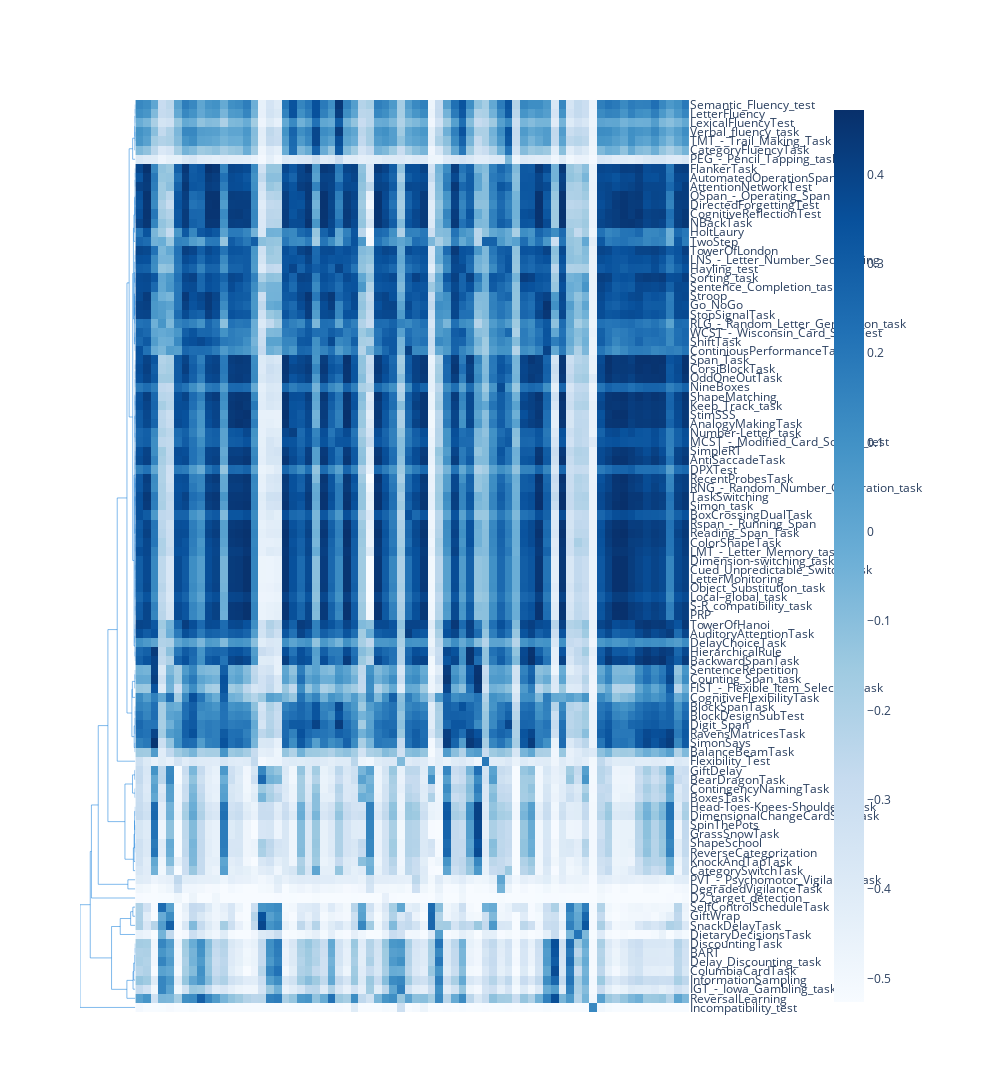

Notebook code for this chart:
### Code cell
import dash_bio as dashbio

dashbio.Clustergram(
  data=H_sim.values.T + 0.0000001,
  column_labels=H_sim.T.columns.to_list(),
  row_labels=H_sim.T.index.to_list(),
  cluster='row',
  height=1500,
  width=1000,
  display_ratio=[0.1, 0.5],
  color_map='Blues',
  hidden_labels=['col'],
  row_dist='cosine',
  col_dist='cosine',
)

### Figure 1 — Plotly figure (JSON) as saved in the notebook; plotly's stock layout.template omitted (floating-point values rounded to 4 significant figures; data arrays with more than 128 entries replaced by an {"elided": "..."} marker saying what was removed)
{"data": [{"hoverinfo": "x+name", "line": {"width": 0.5}, "marker": {"color": "rgb(0,116,217)"}, "mode": "lines", "name": "Row Cluster 0", "type": "scatter", "x": [0, -0.0009183, -0.0009183, 0], "xaxis": "x4", "y": [65, 65, 75, 75], "yaxis": "y4"}, {"hoverinfo": "x+name", "line": {"width": 0.5}, "marker": {"color": "rgb(0,116,217)"}, "mode": "lines", "name": "Row Cluster 1", "type": "scatter", "x": [0, -0.0007923, -0.0007923, 0], "xaxis": "x4", "y": [985, 985, 995, 995], "yaxis": "y4"}, {"hoverinfo": "x+name", "line": {"width": 0.5}, "marker": {"color": "rgb(0,116,217)"}, "mode": "lines", "name": "Row Cluster 2", "type": "scatter", "x": [0, -0.002504, -0.002504, -0.0007923], "xaxis": "x4", "y": [975, 975, 990, 990], "yaxis": "y4"}, {"hoverinfo": "x+name", "line": {"width": 0.5}, "marker": {"color": "rgb(0,116,217)"}, "mode": "lines", "name": "Row Cluster 3", "type": "scatter", "x": [-0.00104, -0.006772, -0.006772, -0.002504], "xaxis": "x4", "y": [960, 960, 982.5, 982.5], "yaxis": "y4"}, {"hoverinfo": "x+name", "line": {"width": 0.5}, "marker": {"color": "rgb(0,116,217)"}, "mode": "lines", "name": "Row Cluster 4", "type": "scatter", "x": [0, -0.00104, -0.00104, 0], "xaxis": "x4", "y": [955, 955, 965, 965], "yaxis": "y4"}, {"hoverinfo": "x+name", "line": {"width": 0.5}, "marker": {"color": "rgb(0,116,217)"}, "mode": "lines", "name": "Row Cluster 5", "type": "scatter", "x": [0, -0.008619, -0.008619, -0.006772], "xaxis": "x4", "y": [945, 945, 971.2, 971.2], "yaxis": "y4"}, {"hoverinfo": "x+name", "line": {"width": 0.5}, "marker": {"color": "rgb(0,116,217)"}, "mode": "lines", "name": "Row Cluster 6", "type": "scatter", "x": [0, -0.0464, -0.0464, -0.008619], "xaxis": "x4", "y": [935, 935, 958.1, 958.1], "yaxis": "y4"}, {"hoverinfo": "x+name", "line": {"width": 0.5}, "marker": {"color": "rgb(0,116,217)"}, "mode": "lines", "name": "Row Cluster 7", "type": "scatter", "x": [0, -0.0007956, -0.0007956, 0], "xaxis": "x4", "y": [915, 915, 925, 925], "yaxis": "y4"}, {"hoverinfo": "x+name", "line": {"width": 0.5}, "marker": {"color": "rgb(0,116,217)"}, "mode": "lines", "name": "Row Cluster 8", "type": "scatter", "x": [0, -0.001546, -0.001546, -0.0007956], "xaxis": "x4", "y": [905, 905, 920, 920], "yaxis": "y4"}, {"hoverinfo": "x+name", "line": {"width": 0.5}, "marker": {"color": "rgb(0,116,217)"}, "mode": "lines", "name": "Row Cluster 9", "type": "scatter", "x": [0, -0.0002991, -0.0002991, 0], "xaxis": "x4", "y": [885, 885, 895, 895], "yaxis": "y4"}, {"hoverinfo": "x+name", "line": {"width": 0.5}, "marker": {"color": "rgb(0,116,217)"}, "mode": "lines", "name": "Row Cluster 10", "type": "scatter", "x": [0, -0.0006164, -0.0006164, -0.0002991], "xaxis": "x4", "y": [875, 875, 890, 890], "yaxis": "y4"}, {"hoverinfo": "x+name", "line": {"width": 0.5}, "marker": {"color": "rgb(0,116,217)"}, "mode": "lines", "name": "Row Cluster 11", "type": "scatter", "x": [-0.001303, -0.004696, -0.004696, -0.001546], "xaxis": "x4", "y": [873.8, 873.8, 912.5, 912.5], "yaxis": "y4"}, {"hoverinfo": "x+name", "line": {"width": 0.5}, "marker": {"color": "rgb(0,116,217)"}, "mode": "lines", "name": "Row Cluster 12", "type": "scatter", "x": [0, -0.001303, -0.001303, -0.0006164], "xaxis": "x4", "y": [865, 865, 882.5, 882.5], "yaxis": "y4"}, {"hoverinfo": "x+name", "line": {"width": 0.5}, "marker": {"color": "rgb(0,116,217)"}, "mode": "lines", "name": "Row Cluster 13", "type": "scatter", "x": [0, -0.01077, -0.01077, -0.004696], "xaxis": "x4", "y": [855, 855, 893.1, 893.1], "yaxis": "y4"}, {"hoverinfo": "x+name", "line": {"width": 0.5}, "marker": {"color": "rgb(0,116,217)"}, "mode": "lines", "name": "Row Cluster 14", "type": "scatter", "x": [0, -0.0246, -0.0246, -0.01077], "xaxis": "x4", "y": [845, 845, 874.1, 874.1], "yaxis": "y4"}, {"hoverinfo": "x+name", "line": {"width": 0.5}, "marker": {"color": "rgb(0,116,217)"}, "mode": "lines", "name": "Row Cluster 15", "type": "scatter", "x": [0, -0.0006681, -0.0006681, 0], "xaxis": "x4", "y": [825, 825, 835, 835], "yaxis": "y4"}, {"hoverinfo": "x+name", "line": {"width": 0.5}, "marker": {"color": "rgb(0,116,217)"}, "mode": "lines", "name": "Row Cluster 16", "type": "scatter", "x": [0, -0.002477, -0.002477, -0.0006681], "xaxis": "x4", "y": [815, 815, 830, 830], "yaxis": "y4"}, {"hoverinfo": "x+name", "line": {"width": 0.5}, "marker": {"color": "rgb(0,116,217)"}, "mode": "lines", "name": "Row Cluster 17", "type": "scatter", "x": [-0.0009906, -0.009294, -0.009294, -0.002477], "xaxis": "x4", "y": [800, 800, 822.5, 822.5], "yaxis": "y4"}, {"hoverinfo": "x+name", "line": {"width": 0.5}, "marker": {"color": "rgb(0,116,217)"}, "mode": "lines", "name": "Row Cluster 18", "type": "scatter", "x": [0, -0.0009906, -0.0009906, 0], "xaxis": "x4", "y": [795, 795, 805, 805], "yaxis": "y4"}, {"hoverinfo": "x+name", "line": {"width": 0.5}, "marker": {"color": "rgb(0,116,217)"}, "mode": "lines", "name": "Row Cluster 19", "type": "scatter", "x": [0, -0.00129, -0.00129, 0], "xaxis": "x4", "y": [775, 775, 785, 785], "yaxis": "y4"}, {"hoverinfo": "x+name", "line": {"width": 0.5}, "marker": {"color": "rgb(0,116,217)"}, "mode": "lines", "name": "Row Cluster 20", "type": "scatter", "x": [0, -0.001731, -0.001731, -0.00129], "xaxis": "x4", "y": [765, 765, 780, 780], "yaxis": "y4"}, {"hoverinfo": "x+name", "line": {"width": 0.5}, "marker": {"color": "rgb(0,116,217)"}, "mode": "lines", "name": "Row Cluster 21", "type": "scatter", "x": [-0.005799, -0.01163, -0.01163, -0.009294], "xaxis": "x4", "y": [763.8, 763.8, 811.2, 811.2], "yaxis": "y4"}, {"hoverinfo": "x+name", "line": {"width": 0.5}, "marker": {"color": "rgb(0,116,217)"}, "mode": "lines", "name": "Row Cluster 22", "type": "scatter", "x": [-0.01638, -0.03313, -0.03313, -0.0246], "xaxis": "x4", "y": [760, 760, 859.5, 859.5], "yaxis": "y4"}, {"hoverinfo": "x+name", "line": {"width": 0.5}, "marker": {"color": "rgb(0,116,217)"}, "mode": "lines", "name": "Row Cluster 23", "type": "scatter", "x": [0, -0.005799, -0.005799, -0.001731], "xaxis": "x4", "y": [755, 755, 772.5, 772.5], "yaxis": "y4"}, {"hoverinfo": "x+name", "line": {"width": 0.5}, "marker": {"color": "rgb(0,116,217)"}, "mode": "lines", "name": "Row Cluster 24", "type": "scatter", "x": [0, -0.003279, -0.003279, 0], "xaxis": "x4", "y": [735, 735, 745, 745], "yaxis": "y4"}, {"hoverinfo": "x+name", "line": {"width": 0.5}, "marker": {"color": "rgb(0,116,217)"}, "mode": "lines", "name": "Row Cluster 25", "type": "scatter", "x": [-0.003877, -0.01638, -0.01638, -0.01163], "xaxis": "x4", "y": [732.5, 732.5, 787.5, 787.5], "yaxis": "y4"}, {"hoverinfo": "x+name", "line": {"width": 0.5}, "marker": {"color": "rgb(0,116,217)"}, "mode": "lines", "name": "Row Cluster 26", "type": "scatter", "x": [0, -0.003877, -0.003877, -0.003279], "xaxis": "x4", "y": [725, 725, 740, 740], "yaxis": "y4"}, {"hoverinfo": "x+name", "line": {"width": 0.5}, "marker": {"color": "rgb(0,116,217)"}, "mode": "lines", "name": "Row Cluster 27", "type": "scatter", "x": [0, -0.0003344, -0.0003344, 0], "xaxis": "x4", "y": [705, 705, 715, 715], "yaxis": "y4"}, {"hoverinfo": "x+name", "line": {"width": 0.5}, "marker": {"color": "rgb(0,116,217)"}, "mode": "lines", "name": "Row Cluster 28", "type": "scatter", "x": [0, -0.0004818, -0.0004818, -0.0003344], "xaxis": "x4", "y": [695, 695, 710, 710], "yaxis": "y4"}, {"hoverinfo": "x+name", "line": {"width": 0.5}, "marker": {"color": "rgb(0,116,217)"}, "mode": "lines", "name": "Row Cluster 29", "type": "scatter", "x": [0, -0.001903, -0.001903, -0.0004818], "xaxis": "x4", "y": [685, 685, 702.5, 702.5], "yaxis": "y4"}, {"hoverinfo": "x+name", "line": {"width": 0.5}, "marker": {"color": "rgb(0,116,217)"}, "mode": "lines", "name": "Row Cluster 30", "type": "scatter", "x": [0, -0.0005937, -0.0005937, 0], "xaxis": "x4", "y": [665, 665, 675, 675], "yaxis": "y4"}, {"hoverinfo": "x+name", "line": {"width": 0.5}, "marker": {"color": "rgb(0,116,217)"}, "mode": "lines", "name": "Row Cluster 31", "type": "scatter", "x": [-0.001031, -0.003292, -0.003292, -0.001903], "xaxis": "x4", "y": [660, 660, 693.8, 693.8], "yaxis": "y4"}, {"hoverinfo": "x+name", "line": {"width": 0.5}, "marker": {"color": "rgb(0,116,217)"}, "mode": "lines", "name": "Row Cluster 32", "type": "scatter", "x": [-0.04532, -0.1065, -0.1065, -0.0464], "xaxis": "x4", "y": [652.4, 652.4, 946.6, 946.6], "yaxis": "y4"}, {"hoverinfo": "x+name", "line": {"width": 0.5}, "marker": {"color": "rgb(0,116,217)"}, "mode": "lines", "name": "Row Cluster 33", "type": "scatter", "x": [-0.0001664, -0.001031, -0.001031, -0.0005937], "xaxis": "x4", "y": [650, 650, 670, 670], "yaxis": "y4"}, {"hoverinfo": "x+name", "line": {"width": 0.5}, "marker": {"color": "rgb(0,116,217)"}, "mode": "lines", "name": "Row Cluster 34", "type": "scatter", "x": [0, -0.0001664, -0.0001664, 0], "xaxis": "x4", "y": [645, 645, 655, 655], "yaxis": "y4"}, {"hoverinfo": "x+name", "line": {"width": 0.5}, "marker": {"color": "rgb(0,116,217)"}, "mode": "lines", "name": "Row Cluster 35", "type": "scatter", "x": [-0.0007198, -0.005042, -0.005042, -0.003292], "xaxis": "x4", "y": [630, 630, 676.9, 676.9], "yaxis": "y4"}, {"hoverinfo": "x+name", "line": {"width": 0.5}, "marker": {"color": "rgb(0,116,217)"}, "mode": "lines", "name": "Row Cluster 36", "type": "scatter", "x": [0, -0.0007198, -0.0007198, 0], "xaxis": "x4", "y": [625, 625, 635, 635], "yaxis": "y4"}, {"hoverinfo": "x+name", "line": {"width": 0.5}, "marker": {"color": "rgb(0,116,217)"}, "mode": "lines", "name": "Row Cluster 37", "type": "scatter", "x": [0, -0.000181, -0.000181, 0], "xaxis": "x4", "y": [605, 605, 615, 615], "yaxis": "y4"}, {"hoverinfo": "x+name", "line": {"width": 0.5}, "marker": {"color": "rgb(0,116,217)"}, "mode": "lines", "name": "Row Cluster 38", "type": "scatter", "x": [0, -0.0006733, -0.0006733, -0.000181], "xaxis": "x4", "y": [595, 595, 610, 610], "yaxis": "y4"}, {"hoverinfo": "x+name", "line": {"width": 0.5}, "marker": {"color": "rgb(0,116,217)"}, "mode": "lines", "name": "Row Cluster 39", "type": "scatter", "x": [0, -0.0003058, -0.0003058, 0], "xaxis": "x4", "y": [575, 575, 585, 585], "yaxis": "y4"}, {"hoverinfo": "x+name", "line": {"width": 0.5}, "marker": {"color": "rgb(0,116,217)"}, "mode": "lines", "name": "Row Cluster 40", "type": "scatter", "x": [-0.000629, -0.001133, -0.001133, -0.0006733], "xaxis": "x4", "y": [570, 570, 602.5, 602.5], "yaxis": "y4"}, {"hoverinfo": "x+name", "line": {"width": 0.5}, "marker": {"color": "rgb(0,116,217)"}, "mode": "lines", "name": "Row Cluster 41", "type": "scatter", "x": [-0.0001033, -0.000629, -0.000629, -0.0003058], "xaxis": "x4", "y": [560, 560, 580, 580], "yaxis": "y4"}, {"hoverinfo": "x+name", "line": {"width": 0.5}, "marker": {"color": "rgb(0,116,217)"}, "mode": "lines", "name": "Row Cluster 42", "type": "scatter", "x": [0, -0.0001033, -0.0001033, 0], "xaxis": "x4", "y": [555, 555, 565, 565], "yaxis": "y4"}, {"hoverinfo": "x+name", "line": {"width": 0.5}, "marker": {"color": "rgb(0,116,217)"}, "mode": "lines", "name": "Row Cluster 43", "type": "scatter", "x": [0, -0.00199, -0.00199, -0.001133], "xaxis": "x4", "y": [545, 545, 586.2, 586.2], "yaxis": "y4"}, {"hoverinfo": "x+name", "line": {"width": 0.5}, "marker": {"color": "rgb(0,116,217)"}, "mode": "lines", "name": "Row Cluster 44", "type": "scatter", "x": [0, -4.191e-05, -4.191e-05, 0], "xaxis": "x4", "y": [525, 525, 535, 535], "yaxis": "y4"}, {"hoverinfo": "x+name", "line": {"width": 0.5}, "marker": {"color": "rgb(0,116,217)"}, "mode": "lines", "name": "Row Cluster 45", "type": "scatter", "x": [-0.002863, -0.007359, -0.007359, -0.005042], "xaxis": "x4", "y": [524.3, 524.3, 653.4, 653.4], "yaxis": "y4"}, {"hoverinfo": "x+name", "line": {"width": 0.5}, "marker": {"color": "rgb(0,116,217)"}, "mode": "lines", "name": "Row Cluster 46", "type": "scatter", "x": [0, -0.0001728, -0.0001728, -4.191e-05], "xaxis": "x4", "y": [515, 515, 530, 530], "yaxis": "y4"}, {"hoverinfo": "x+name", "line": {"width": 0.5}, "marker": {"color": "rgb(0,116,217)"}, "mode": "lines", "name": "Row Cluster 47", "type": "scatter", "x": [0, -0.0004196, -0.0004196, -0.0001728], "xaxis": "x4", "y": [505, 505, 522.5, 522.5], "yaxis": "y4"}, {"hoverinfo": "x+name", "line": {"width": 0.5}, "marker": {"color": "rgb(0,116,217)"}, "mode": "lines", "name": "Row Cluster 48", "type": "scatter", "x": [-0.02084, -0.04532, -0.04532, -0.03313], "xaxis": "x4", "y": [495.1, 495.1, 809.8, 809.8], "yaxis": "y4"}, {"hoverinfo": "x+name", "line": {"width": 0.5}, "marker": {"color": "rgb(0,116,217)"}, "mode": "lines", "name": "Row Cluster 49", "type": "scatter", "x": [0, 0, 0, 0], "xaxis": "x4", "y": [485, 485, 495, 495], "yaxis": "y4"}, {"hoverinfo": "x+name", "line": {"width": 0.5}, "marker": {"color": "rgb(0,116,217)"}, "mode": "lines", "name": "Row Cluster 50", "type": "scatter", "x": [-0.001144, -0.002863, -0.002863, -0.00199], "xaxis": "x4", "y": [483.0, 483.0, 565.6, 565.6], "yaxis": "y4"}, {"hoverinfo": "x+name", "line": {"width": 0.5}, "marker": {"color": "rgb(0,116,217)"}, "mode": "lines", "name": "Row Cluster 51", "type": "scatter", "x": [0, 0, 0, 0], "xaxis": "x4", "y": [475, 475, 490, 490], "yaxis": "y4"}, {"hoverinfo": "x+name", "line": {"width": 0.5}, "marker": {"color": "rgb(0,116,217)"}, "mode": "lines", "name": "Row Cluster 52", "type": "scatter", "x": [0, -3.525e-05, -3.525e-05, 0], "xaxis": "x4", "y": [465, 465, 482.5, 482.5], "yaxis": "y4"}, {"hoverinfo": "x+name", "line": {"width": 0.5}, "marker": {"color": "rgb(0,116,217)"}, "mode": "lines", "name": "Row Cluster 53", "type": "scatter", "x": [0, -6.546e-05, -6.546e-05, -3.525e-05], "xaxis": "x4", "y": [455, 455, 473.8, 473.8], "yaxis": "y4"}, {"hoverinfo": "x+name", "line": {"width": 0.5}, "marker": {"color": "rgb(0,116,217)"}, "mode": "lines", "name": "Row Cluster 54", "type": "scatter", "x": [-0.0001136, -0.001144, -0.001144, -0.0004196], "xaxis": "x4", "y": [452.2, 452.2, 513.8, 513.8], "yaxis": "y4"}, {"hoverinfo": "x+name", "line": {"width": 0.5}, "marker": {"color": "rgb(0,116,217)"}, "mode": "lines", "name": "Row Cluster 55", "type": "scatter", "x": [-1.513e-05, -0.0001136, -0.0001136, -6.546e-05], "xaxis": "x4", "y": [440, 440, 464.4, 464.4], "yaxis": "y4"}, {"hoverinfo": "x+name", "line": {"width": 0.5}, "marker": {"color": "rgb(0,116,217)"}, "mode": "lines", "name": "Row Cluster 56", "type": "scatter", "x": [0, -1.513e-05, -1.513e-05, 0], "xaxis": "x4", "y": [435, 435, 445, 445], "yaxis": "y4"}, {"hoverinfo": "x+name", "line": {"width": 0.5}, "marker": {"color": "rgb(0,116,217)"}, "mode": "lines", "name": "Row Cluster 57", "type": "scatter", "x": [0, -0.001154, -0.001154, 0], "xaxis": "x4", "y": [415, 415, 425, 425], "yaxis": "y4"}, {"hoverinfo": "x+name", "line": {"width": 0.5}, "marker": {"color": "rgb(0,116,217)"}, "mode": "lines", "name": "Row Cluster 58", "type": "scatter", "x": [0, -0.00306, -0.00306, -0.001154], "xaxis": "x4", "y": [405, 405, 420, 420], "yaxis": "y4"}, {"hoverinfo": "x+name", "line": {"width": 0.5}, "marker": {"color": "rgb(0,116,217)"}, "mode": "lines", "name": "Row Cluster 59", "type": "scatter", "x": [-0.005624, -0.02084, -0.02084, -0.007359], "xaxis": "x4", "y": [401.2, 401.2, 588.9, 588.9], "yaxis": "y4"}, {"hoverinfo": "x+name", "line": {"width": 0.5}, "marker": {"color": "rgb(0,116,217)"}, "mode": "lines", "name": "Row Cluster 60", "type": "scatter", "x": [-0.001671, -0.005624, -0.005624, -0.00306], "xaxis": "x4", "y": [390, 390, 412.5, 412.5], "yaxis": "y4"}, {"hoverinfo": "x+name", "line": {"width": 0.5}, "marker": {"color": "rgb(0,116,217)"}, "mode": "lines", "name": "Row Cluster 61", "type": "scatter", "x": [0, -0.001671, -0.001671, 0], "xaxis": "x4", "y": [385, 385, 395, 395], "yaxis": "y4"}, {"hoverinfo": "x+name", "line": {"width": 0.5}, "marker": {"color": "rgb(0,116,217)"}, "mode": "lines", "name": "Row Cluster 62", "type": "scatter", "x": [0, -0.001287, -0.001287, 0], "xaxis": "x4", "y": [365, 365, 375, 375], "yaxis": "y4"}, {"hoverinfo": "x+name", "line": {"width": 0.5}, "marker": {"color": "rgb(0,116,217)"}, "mode": "lines", "name": "Row Cluster 63", "type": "scatter", "x": [0, -0.008065, -0.008065, -0.001287], "xaxis": "x4", "y": [355, 355, 370, 370], "yaxis": "y4"}, {"hoverinfo": "x+name", "line": {"width": 0.5}, "marker": {"color": "rgb(0,116,217)"}, "mode": "lines", "name": "Row Cluster 64", "type": "scatter", "x": [0, -0.05093, -0.05093, -0.008065], "xaxis": "x4", "y": [345, 345, 362.5, 362.5], "yaxis": "y4"}, {"hoverinfo": "x+name", "line": {"width": 0.5}, "marker": {"color": "rgb(0,116,217)"}, "mode": "lines", "name": "Row Cluster 65", "type": "scatter", "x": [-0.05973, -0.144, -0.144, -0.1065], "xaxis": "x4", "y": [327.8, 327.8, 799.5, 799.5], "yaxis": "y4"}, {"hoverinfo": "x+name", "line": {"width": 0.5}, "marker": {"color": "rgb(0,116,217)"}, "mode": "lines", "name": "Row Cluster 66", "type": "scatter", "x": [0, -0.001125, -0.001125, 0], "xaxis": "x4", "y": [325, 325, 335, 335], "yaxis": "y4"}, {"hoverinfo": "x+name", "line": {"width": 0.5}, "marker": {"color": "rgb(0,116,217)"}, "mode": "lines", "name": "Row Cluster 67", "type": "scatter", "x": [0, -0.002112, -0.002112, -0.001125], "xaxis": "x4", "y": [315, 315, 330, 330], "yaxis": "y4"}, {"hoverinfo": "x+name", "line": {"width": 0.5}, "marker": {"color": "rgb(0,116,217)"}, "mode": "lines", "name": "Row Cluster 68", "type": "scatter", "x": [0, -0.004902, -0.004902, -0.002112], "xaxis": "x4", "y": [305, 305, 322.5, 322.5], "yaxis": "y4"}, {"hoverinfo": "x+name", "line": {"width": 0.5}, "marker": {"color": "rgb(0,116,217)"}, "mode": "lines", "name": "Row Cluster 69", "type": "scatter", "x": [-0.01934, -0.05973, -0.05973, -0.05093], "xaxis": "x4", "y": [301.9, 301.9, 353.8, 353.8], "yaxis": "y4"}, {"hoverinfo": "x+name", "line": {"width": 0.5}, "marker": {"color": "rgb(0,116,217)"}, "mode": "lines", "name": "Row Cluster 70", "type": "scatter", "x": [-0.004695, -0.01934, -0.01934, -0.004902], "xaxis": "x4", "y": [290, 290, 313.8, 313.8], "yaxis": "y4"}, {"hoverinfo": "x+name", "line": {"width": 0.5}, "marker": {"color": "rgb(0,116,217)"}, "mode": "lines", "name": "Row Cluster 71", "type": "scatter", "x": [0, -0.004695, -0.004695, 0], "xaxis": "x4", "y": [285, 285, 295, 295], "yaxis": "y4"}, {"hoverinfo": "x+name", "line": {"width": 0.5}, "marker": {"color": "rgb(0,116,217)"}, "mode": "lines", "name": "Row Cluster 72", "type": "scatter", "x": [0, -0.3112, -0.3112, -0.144], "xaxis": "x4", "y": [275, 275, 563.6, 563.6], "yaxis": "y4"}, {"hoverinfo": "x+name", "line": {"width": 0.5}, "marker": {"color": "rgb(0,116,217)"}, "mode": "lines", "name": "Row Cluster 73", "type": "scatter", "x": [0, -0.00893, -0.00893, 0], "xaxis": "x4", "y": [255, 255, 265, 265], "yaxis": "y4"}, {"hoverinfo": "x+name", "line": {"width": 0.5}, "marker": {"color": "rgb(0,116,217)"}, "mode": "lines", "name": "Row Cluster 74", "type": "scatter", "x": [-0.004752, -0.04916, -0.04916, -0.00893], "xaxis": "x4", "y": [240, 240, 260, 260], "yaxis": "y4"}, {"hoverinfo": "x+name", "line": {"width": 0.5}, "marker": {"color": "rgb(0,116,217)"}, "mode": "lines", "name": "Row Cluster 75", "type": "scatter", "x": [0, -0.004752, -0.004752, 0], "xaxis": "x4", "y": [235, 235, 245, 245], "yaxis": "y4"}, {"hoverinfo": "x+name", "line": {"width": 0.5}, "marker": {"color": "rgb(0,116,217)"}, "mode": "lines", "name": "Row Cluster 76", "type": "scatter", "x": [0, -0.0007138, -0.0007138, 0], "xaxis": "x4", "y": [215, 215, 225, 225], "yaxis": "y4"}, {"hoverinfo": "x+name", "line": {"width": 0.5}, "marker": {"color": "rgb(0,116,217)"}, "mode": "lines", "name": "Row Cluster 77", "type": "scatter", "x": [-0.1785, -0.471, -0.471, -0.3112], "xaxis": "x4", "y": [208.8, 208.8, 419.3, 419.3], "yaxis": "y4"}, {"hoverinfo": "x+name", "line": {"width": 0.5}, "marker": {"color": "rgb(0,116,217)"}, "mode": "lines", "name": "Row Cluster 78", "type": "scatter", "x": [-1.11e-16, -0.01123, -0.01123, -0.0007138], "xaxis": "x4", "y": [200, 200, 220, 220], "yaxis": "y4"}, {"hoverinfo": "x+name", "line": {"width": 0.5}, "marker": {"color": "rgb(0,116,217)"}, "mode": "lines", "name": "Row Cluster 79", "type": "scatter", "x": [0, -1.11e-16, -1.11e-16, 0], "xaxis": "x4", "y": [195, 195, 205, 205], "yaxis": "y4"}, {"hoverinfo": "x+name", "line": {"width": 0.5}, "marker": {"color": "rgb(0,116,217)"}, "mode": "lines", "name": "Row Cluster 80", "type": "scatter", "x": [-0.000302, -0.01346, -0.01346, -0.01123], "xaxis": "x4", "y": [180, 180, 210, 210], "yaxis": "y4"}, {"hoverinfo": "x+name", "line": {"width": 0.5}, "marker": {"color": "rgb(0,116,217)"}, "mode": "lines", "name": "Row Cluster 81", "type": "scatter", "x": [0, -0.000302, -0.000302, 0], "xaxis": "x4", "y": [175, 175, 185, 185], "yaxis": "y4"}, {"hoverinfo": "x+name", "line": {"width": 0.5}, "marker": {"color": "rgb(0,116,217)"}, "mode": "lines", "name": "Row Cluster 82", "type": "scatter", "x": [-0.03416, -0.1785, -0.1785, -0.04916], "xaxis": "x4", "y": [167.5, 167.5, 250, 250], "yaxis": "y4"}, {"hoverinfo": "x+name", "line": {"width": 0.5}, "marker": {"color": "rgb(0,116,217)"}, "mode": "lines", "name": "Row Cluster 83", "type": "scatter", "x": [0, -0.02154, -0.02154, -0.01346], "xaxis": "x4", "y": [165, 165, 195, 195], "yaxis": "y4"}, {"hoverinfo": "x+name", "line": {"width": 0.5}, "marker": {"color": "rgb(0,116,217)"}, "mode": "lines", "name": "Row Cluster 84", "type": "scatter", "x": [0, -0.03416, -0.03416, -0.02154], "xaxis": "x4", "y": [155, 155, 180, 180], "yaxis": "y4"}, {"hoverinfo": "x+name", "line": {"width": 0.5}, "marker": {"color": "rgb(0,116,217)"}, "mode": "lines", "name": "Row Cluster 85", "type": "scatter", "x": [-0.1281, -0.6365, -0.6365, -0.471], "xaxis": "x4", "y": [140, 140, 314.0, 314.0], "yaxis": "y4"}, {"hoverinfo": "x+name", "line": {"width": 0.5}, "marker": {"color": "rgb(0,116,217)"}, "mode": "lines", "name": "Row Cluster 86", "type": "scatter", "x": [0, -0.1281, -0.1281, 0], "xaxis": "x4", "y": [135, 135, 145, 145], "yaxis": "y4"}, {"hoverinfo": "x+name", "line": {"width": 0.5}, "marker": {"color": "rgb(0,116,217)"}, "mode": "lines", "name": "Row Cluster 87", "type": "scatter", "x": [0, -0.7539, -0.7539, -0.6365], "xaxis": "x4", "y": [125, 125, 227.0, 227.0], "yaxis": "y4"}, {"hoverinfo": "x+name", "line": {"width": 0.5}, "marker": {"color": "rgb(0,116,217)"}, "mode": "lines", "name": "Row Cluster 88", "type": "scatter", "x": [0, -0.04287, -0.04287, 0], "xaxis": "x4", "y": [105, 105, 115, 115], "yaxis": "y4"}, {"hoverinfo": "x+name", "line": {"width": 0.5}, "marker": {"color": "rgb(0,116,217)"}, "mode": "lines", "name": "Row Cluster 89", "type": "scatter", "x": [0, -0.08112, -0.08112, -0.04287], "xaxis": "x4", "y": [95, 95, 110, 110], "yaxis": "y4"}, {"hoverinfo": "x+name", "line": {"width": 0.5}, "marker": {"color": "rgb(0,116,217)"}, "mode": "lines", "name": "Row Cluster 90", "type": "scatter", "x": [0, -0.2595, -0.2595, -0.08112], "xaxis": "x4", "y": [85, 85, 102.5, 102.5], "yaxis": "y4"}, {"hoverinfo": "x+name", "line": {"width": 0.5}, "marker": {"color": "rgb(0,116,217)"}, "mode": "lines", "name": "Row Cluster 91", "type": "scatter", "x": [-0.4085, -0.7738, -0.7738, -0.7539], "xaxis": "x4", "y": [59.3, 59.3, 176.0, 176.0], "yaxis": "y4"}, {"hoverinfo": "x+name", "line": {"width": 0.5}, "marker": {"color": "rgb(0,116,217)"}, "mode": "lines", "name": "Row Cluster 92", "type": "scatter", "x": [0, -0.001746, -0.001746, -0.0009183], "xaxis": "x4", "y": [55, 55, 70, 70], "yaxis": "y4"}, {"hoverinfo": "x+name", "line": {"width": 0.5}, "marker": {"color": "rgb(0,116,217)"}, "mode": "lines", "name": "Row Cluster 93", "type": "scatter", "x": [0, -0.007858, -0.007858, -0.001746], "xaxis": "x4", "y": [45, 45, 62.5, 62.5], "yaxis": "y4"}, {"hoverinfo": "x+name", "line": {"width": 0.5}, "marker": {"color": "rgb(0,116,217)"}, "mode": "lines", "name": "Row Cluster 94", "type": "scatter", "x": [0, -0.02793, -0.02793, -0.007858], "xaxis": "x4", "y": [35, 35, 53.75, 53.75], "yaxis": "y4"}, {"hoverinfo": "x+name", "line": {"width": 0.5}, "marker": {"color": "rgb(0,116,217)"}, "mode": "lines", "name": "Row Cluster 95", "type": "scatter", "x": [0, -0.03947, -0.03947, -0.02793], "xaxis": "x4", "y": [25, 25, 44.38, 44.38], "yaxis": "y4"}, {"hoverinfo": "x+name", "line": {"width": 0.5}, "marker": {"color": "rgb(0,116,217)"}, "mode": "lines", "name": "Row Cluster 96", "type": "scatter", "x": [-0.1455, -0.4085, -0.4085, -0.2595], "xaxis": "x4", "y": [24.84, 24.84, 93.75, 93.75], "yaxis": "y4"}, {"hoverinfo": "x+name", "line": {"width": 0.5}, "marker": {"color": "rgb(0,116,217)"}, "mode": "lines", "name": "Row Cluster 97", "type": "scatter", "x": [0, -0.1455, -0.1455, -0.03947], "xaxis": "x4", "y": [15, 15, 34.69, 34.69], "yaxis": "y4"}, {"hoverinfo": "x+name", "line": {"width": 0.5}, "marker": {"color": "rgb(0,116,217)"}, "mode": "lines", "name": "Row Cluster 98", "type": "scatter", "x": [0, -0.9496, -0.9496, -0.7738], "xaxis": "x4", "y": [5, 5, 117.7, 117.7], "yaxis": "y4"}, {"colorbar": {"xpad": 100}, "colorscale": [[0, "rgb(247,251,255)"], [0.125, "rgb(222,235,247)"], [0.25, "rgb(198,219,239)"], [0.375, "rgb(158,202,225)"], [0.5, "rgb(107,174,214)"], [0.625, "rgb(66,146,198)"], [0.75, "rgb(33,113,181)"], [0.875, "rgb(8,81,156)"], [1, "rgb(8,48,107)"]], "type": "heatmap", "x": [5, 15, 25, 35, 45, 55, 65, 75, 85, 95, 105, 115, 125, 135, 145, 155, 165, 175, 185, 195, 205, 215, 225, 235, 245, 255, 265, 275, 285, 295, 305, 315, 325, 335, 345, 355, 365, 375, 385, 395, 405, 415, 425, 435, 445, 455, 465, 475, 485, 495, 505, 515, 525, 535, 545, 555, 565, 575, 585, 595, 605, 615, 625, 635, 645, 655, 665, 675, 685, 695, 705, 715], "xaxis": "x5", "y": [5, 15, 25, 35, 45, 55, 65, 75, 85, 95, 105, 115, 125, 135, 145, 155, 165, 175, 185, 195, 205, 215, 225, 235, 245, 255, 265, 275, 285, 295, 305, 315, 325, 335, 345, 355, 365, 375, 385, 395, 405, 415, 425, 435, 445, 455, 465, 475, 485, 495, 505, 515, 525, 535, 545, 555, 565, 575, 585, 595, 605, 615, 625, 635, 645, 655, 665, 675, 685, 695, 705, 715, 725, 735, 745, 755, 765, 775, 785, 795, 805, 815, 825, 835, 845, 855, 865, 875, 885, 895, 905, 915, 925, 935, 945, 955, 965, 975, 985, 995], "yaxis": "y5", "z": {"elided": "100x72 float values"}}], "layout": {"height": 1500, "hovermode": "closest", "legend": {"x": 0.7, "y": 0.7}, "paper_bgcolor": "rgba(0,0,0,0)", "plot_bgcolor": "rgba(0,0,0,0)", "showlegend": false, "width": 1000, "xaxis": {"anchor": "y", "domain": [0, 0.95], "fixedrange": false, "mirror": false, "showgrid": false, "showline": false, "showticklabels": false, "type": "linear", "zeroline": false}, "xaxis2": {"anchor": "y4", "domain": [0.08636, 0.95], "fixedrange": false, "mirror": false, "scaleanchor": "x5", "showgrid": false, "showline": false, "showticklabels": false, "type": "linear", "zeroline": false}, "xaxis3": {"anchor": "y3", "domain": [0.75, 1]}, "xaxis4": {"anchor": "y4", "domain": [0, 0.08636], "fixedrange": false, "mirror": false, "showgrid": false, "showline": false, "showticklabels": false, "type": "linear", "zeroline": false}, "xaxis5": {"anchor": "y5", "domain": [0.08636, 0.95], "fixedrange": false, "mirror": false, "range": [0, 720], "showgrid": false, "showline": false, "showticklabels": false, "side": "bottom", "tickmode": "array", "ticks": "", "ticktext": ["Attention", "AttentionalControl", "AttentionalInertia", "BehavioralControl", "BehavioralRegulation", "Binding", "CentralExecutive", "CognitiveFlexibility", "CognitiveInhibition", "CogntiveControl", "ContextProcessing", "CoreExecutiveFunction", "Creativity", "DeductiveReasoning", "DualTaskCoordination", "EffectivePerformance", "EffortfulControl", "EmotionalControl", "EmotionalRegulation", "EpisodicBuffer", "EpisodicMemory", "ExecutiveAttention", "ExecutiveControl", "ExecutiveFunction", "ExplicitMemory", "FeedbackLearning", "Fluency", "FluidIntelligence", "FocusedAttention", "Generativity", "HigherOrderExecutiveFunction", "ImplicitMemory", "Inhibition", "InhibitoryControl", "Initiation", "InterferenceControl", "LogicalReasoning", "LongTermMemory", "Mindfulness", "MotivationalDrive", "NonverbalWorkingMemory", "Organization", "Perseveration", "PhonologicalLoop", "PhonologicalWorkingMemory", "Planning", "ProblemSolving", "ProceduralMemory", "ProcessingSpeed", "PurposiveAction", "Reasoning", "RelationalReasoning", "ResponseConflict", "ResponseInhibition", "RewardProcessing", "SelectiveAttention", "SelfControl", "SelfMonitoring", "SelfRegulation", "Sequencing", "Shifting", "ShortTermMemory", "StrategicRetrieval", "Switching", "Updating", "VerbalProcessing", "VerbalWorkingMemory", "VisuospatialProcessing", "VisuospatialSketchpad", "VisuospatialWorkingMemory", "Volition", "WorkingMemory"], "tickvals": [5, 15, 25, 35, 45, 55, 65, 75, 85, 95, 105, 115, 125, 135, 145, 155, 165, 175, 185, 195, 205, 215, 225, 235, 245, 255, 265, 275, 285, 295, 305, 315, 325, 335, 345, 355, 365, 375, 385, 395, 405, 415, 425, 435, 445, 455, 465, 475, 485, 495, 505, 515, 525, 535, 545, 555, 565, 575, 585, 595, 605, 615, 625, 635, 645, 655, 665, 675, 685, 695, 705, 715], "type": "linear", "zeroline": false}, "xaxis6": {"anchor": "y6", "domain": [0.95, 1], "fixedrange": false, "mirror": false, "range": [-5, 1], "showgrid": false, "showline": false, "showticklabels": false, "type": "linear", "zeroline": false}, "xaxis7": {"anchor": "y7", "domain": [0, 0.25]}, "xaxis8": {"anchor": "y8", "domain": [0.08636, 0.95], "fixedrange": false, "mirror": false, "range": [5, 715], "scaleanchor": "x5", "scaleratio": 1, "showgrid": false, "showline": false, "showticklabels": false, "type": "linear", "zeroline": false}, "xaxis9": {"anchor": "y9", "domain": [0.75, 1]}, "yaxis": {"anchor": "x", "domain": [1, 1], "fixedrange": false, "mirror": false, "showgrid": false, "showline": false, "showticklabels": false, "type": "linear", "zeroline": false}, "yaxis2": {"anchor": "x2", "domain": [1, 1], "fixedrange": false, "mirror": false, "range": [0, 1], "showgrid": false, "showline": false, "showticklabels": false, "type": "linear", "zeroline": false}, "yaxis3": {"anchor": "x3", "domain": [0.75, 1]}, "yaxis4": {"anchor": "x4", "domain": [0, 1], "fixedrange": false, "mirror": false, "range": [5, 995], "scaleanchor": "y5", "showgrid": false, "showline": false, "showticklabels": false, "type": "linear", "zeroline": false}, "yaxis5": {"anchor": "x5", "domain": [0, 1], "fixedrange": false, "mirror": false, "showgrid": false, "showline": false, "showticklabels": true, "side": "right", "tickmode": "array", "ticktext": ["Incompatibility_test", "ReversalLearning", "IGT_-_Iowa_Gambling_task", "InformationSampling", "ColumbiaCardTask", "Delay_Discounting_task", "BART", "DiscountingTask", "DietaryDecisionsTask", "SnackDelayTask", "GiftWrap", "SelfControlScheduleTask", "D2_target_detection", "DegradedVigilanceTask", "PVT_-_Psychomotor_Vigilance_task", "CategorySwitchTask", "KnockAndTapTask", "ReverseCategorization", "ShapeSchool", "GrassSnowTask", "SpinThePots", "DimensionalChangeCardSortTask", "Head-Toes-Knees-Shoulders_task", "BoxesTask", "ContingencyNamingTask", "BearDragonTask", "GiftDelay", "Flexibility_Test", "BalanceBeamTask", "SimonSays", "RavensMatricesTask", "Digit_Span", "BlockDesignSubTest", "BlockSpanTask", "CognitiveFlexibilityTask", "FIST_-_Flexible_Item_Selection_task", "Counting_Span_task", "SentenceRepetition", "BackwardSpanTask", "HierarchicalRule", "DelayChoiceTask", "AuditoryAttentionTask", "TowerOfHanoi", "PRP", "S-R_compatibility_task", "Local–global_task", "Object_Substitution_task", "LetterMonitoring", "Cued_Unpredictable_Switch_task", "Dimension-switching_task", "LMT_-_Letter_Memory_task", "ColorShapeTask", "Reading_Span_Task", "Rspan_-_Running_Span", "BoxCrossingDualTask", "Simon_task", "TaskSwitching", "RNG_-_Random_Number_Generation_task", "RecentProbesTask", "DPXTest", "AntiSaccadeTask", "SimpleRT", "MCST_-_Modified_Card_Sorting_test", "Number-Letter_task", "AnalogyMakingTask", "StimSSS", "Keep_Track_task", "ShapeMatching", "NineBoxes", "OddOneOutTask", "CorsiBlockTask", "Span_Task", "ContiniousPerformanceTask", "ShiftTask", "WCST_-_Wisconsin_Card_Sort_Test", "RLG_-_Random_Letter_Generation_task", "StopSignalTask", "Go_NoGo", "Stroop", "Sentence_Completion_task", "Sorting_task", "Hayling_test", "LNS_-_Letter_Number_Sequencing", "TowerOfLondon", "TwoStep", "HoltLaury", "NBackTask", "CognitiveReflectionTest", "DirectedForgettingTest", "OSpan_-_Operating_Span", "AttentionNetworkTest", "AutomatedOperationSpanTask", "FlankerTask", "PEG_-_Pencil_Tapping_task", "CategoryFluencyTask", "TMT_-_Trail_Making_Task", "Verbal_fluency_task", "LexicalFluencyTest", "LetterFluency", "Semantic_Fluency_test"], "tickvals": [5, 15, 25, 35, 45, 55, 65, 75, 85, 95, 105, 115, 125, 135, 145, 155, 165, 175, 185, 195, 205, 215, 225, 235, 245, 255, 265, 275, 285, 295, 305, 315, 325, 335, 345, 355, 365, 375, 385, 395, 405, 415, 425, 435, 445, 455, 465, 475, 485, 495, 505, 515, 525, 535, 545, 555, 565, 575, 585, 595, 605, 615, 625, 635, 645, 655, 665, 675, 685, 695, 705, 715, 725, 735, 745, 755, 765, 775, 785, 795, 805, 815, 825, 835, 845, 855, 865, 875, 885, 895, 905, 915, 925, 935, 945, 955, 965, 975, 985, 995], "type": "linear", "zeroline": false}, "yaxis6": {"anchor": "x6", "domain": [0, 0.95], "fixedrange": false, "mirror": false, "range": [5, 995], "scaleanchor": "y5", "scaleratio": 1, "showgrid": false, "showline": false, "showticklabels": false, "type": "linear", "zeroline": false}, "yaxis7": {"anchor": "x7", "domain": [0, 0.25]}, "yaxis8": {"anchor": "x8", "domain": [0.95, 1], "fixedrange": false, "mirror": false, "range": [-0.5, 0.5], "showgrid": false, "showline": false, "showticklabels": false, "type": "linear", "zeroline": false}, "yaxis9": {"anchor": "x9", "domain": [0, 0.25]}}}
